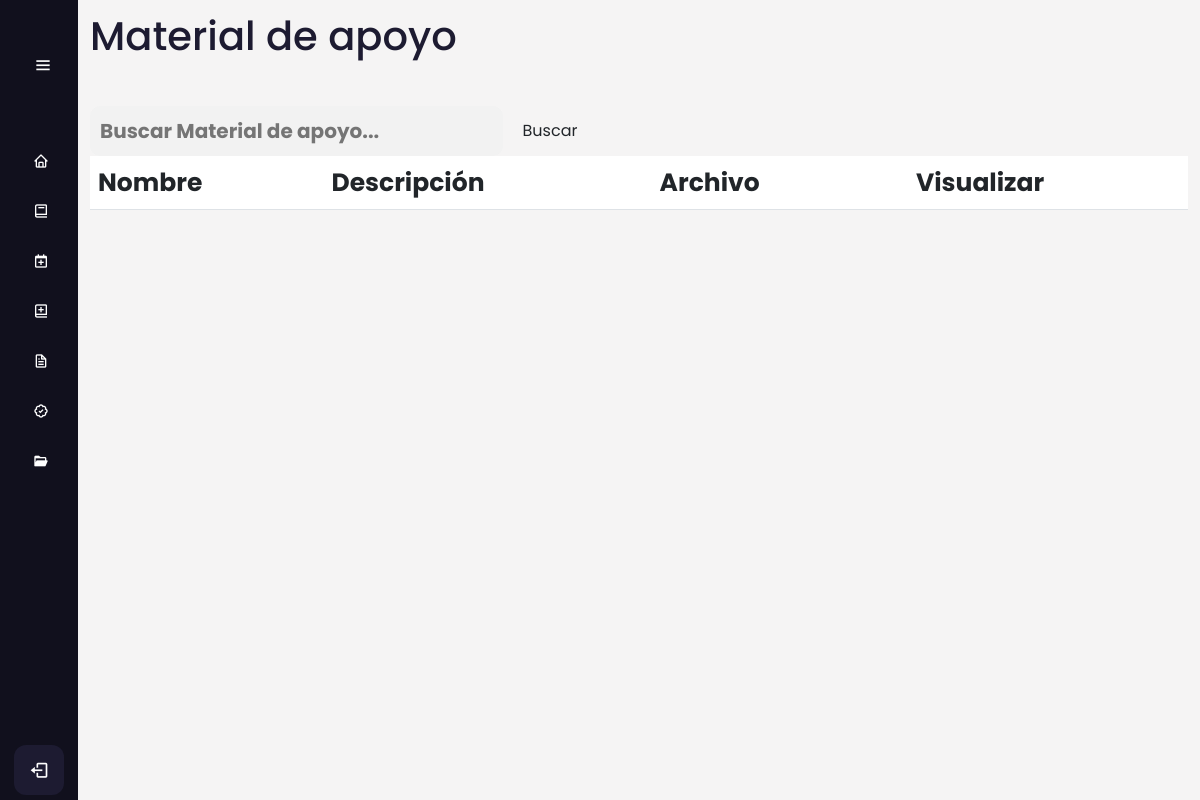
Before: /cursos/MaterialApoyo/ with the older database file.
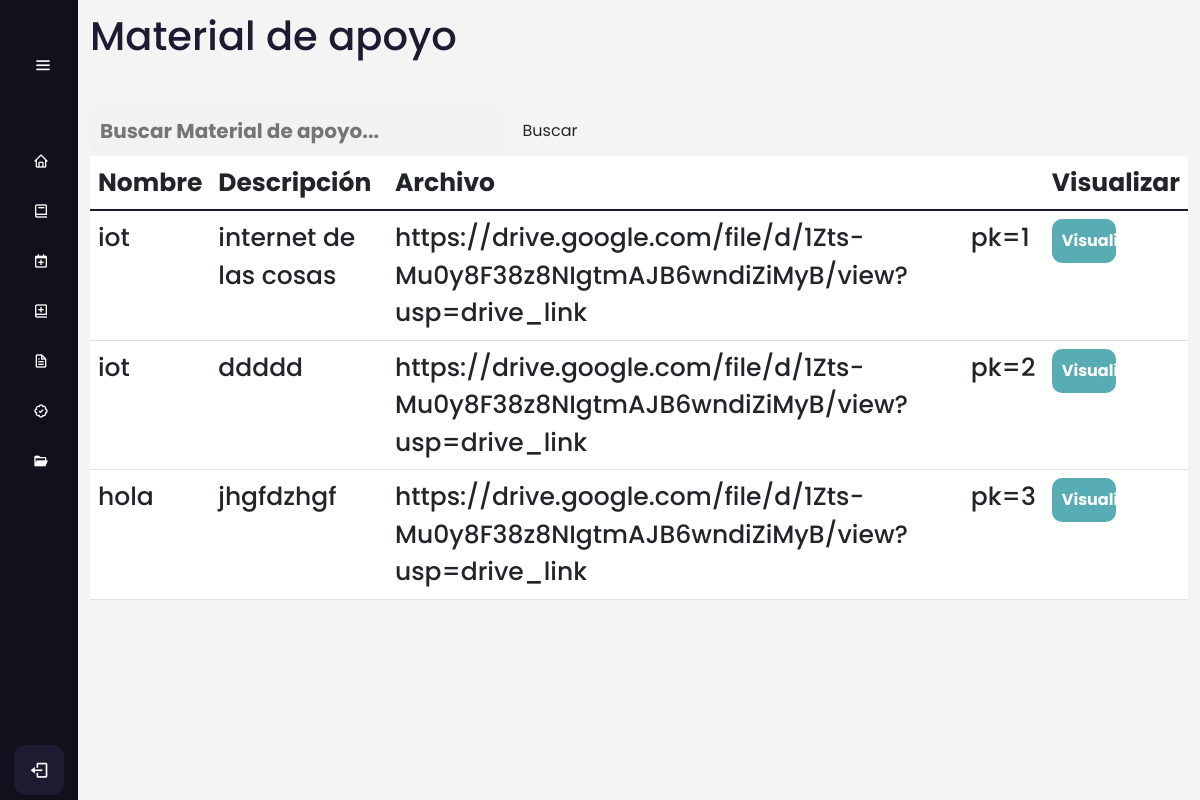
After: the same page with the newer database file.
### AppCursos/models.py (models this page shows, shortened)
class MaterialApoyo(models.Model):
     NombreMaterialApoyo = models.CharField(max_length=255)
     DescripcionMaterialApoyo = models.TextField()
     Archivo = models.URLField()  # Para almacenar la URL del archivo en Google Drive
     id_curso= models.ForeignKey(Cursos, on_delete=models.CASCADE,null=True) #Se crea la relacion a cursos

### AppCursos/views.py (the view)
# urls.py: path('MaterialApoyo/', MaterialApoyoListView.as_view(), name='material_list'),
class MaterialApoyoListView(View):
    def get(self, request):
        materiales = MaterialApoyo.objects.all()
        return render(request, 'material_apoyo/material_list.html', {'materiales': materiales})

### Templates/material_apoyo/material_list.html
{% extends 'Layout/Base.html' %}
{% load static %}
{% block content %}
<link rel="stylesheet" href="{% static 'Css/Curso.css' %}">
<div class="home_content">
    <div class="text">
        <h1> Material de apoyo </h1>
        <br>
        <form class="search" action="{% url 'filtrar_material' %}" method="GET">
            <input type="text" class="search-bar" name="search" placeholder="Buscar Material de apoyo...">
            <input type="submit" class="btn search-btn" value="Buscar">
        </form>
        <div class="table-responsive">
            <table class="table table-hover" id="tablam">
                <thead>
                    <tr>
                        <th scope="col">Nombre</th>
                        <th scope="col">Descripción</th>
                        <th scope="col">Archivo</th>
                        <th scope="col"></th>
                        <th scope="col">Visualizar</th>
                    </tr>
                </thead>
                <tbody class="table-group-divider">
                    {% for material in materiales %}
                    <tr>
                        <td>{{ material.NombreMaterialApoyo }}</td>
                        <td>{{ material.DescripcionMaterialApoyo }}</td>
                        <td>{{ material.Archivo }}</td>
                        <td>pk={{ material.pk }}</td>
                        <td>
                            <a href="{% url 'material_detalle' pk=material.pk %}">
                                <button class="editar">
                                    Visualizar
                                </button>
                            </a>
                        </td>
                    </tr>
                    {% endfor %}
                </tbody>
            </table>
        </div>
{% endblock %}

### Templates/Layout/Base.html (shortened to what this page needs)
{% load static %}
<!DOCTYPE html>
<html lang="en">
<head>
    <link rel="stylesheet" href="{% static 'Css/Estilo.css' %}">
    <link href='https://unpkg.com/boxicons@2.1.4/css/boxicons.min.css' rel='stylesheet'>
    <link rel="stylesheet" href="https://cdn.jsdelivr.net/npm/bootstrap@5.3.0-alpha3/dist/css/bootstrap.min.css">
</head>
<body>
    {% include 'includes/nav.html' %}
    <main>
        {% block content %}{% endblock %}
    </main>
</body>
</html>

### Templates/includes/nav.html (shortened to what this page needs)
{% load static %}
<div class="sidebar">
    <div class="logo_content">
        <i class='bx bx-menu' id="btn"></i>
    </div>
    <ul class="nav_list">
        <li>
            <a href="{% url 'home' %}">
                <i class='bx bx-home'></i>
            </a>
        </li>
        <li>
            <a href="{% url 'cursos' %}">
                <i class='bx bx-book'></i>
            </a>
        </li>
        <li>
            <a href="{% url 'modulos' %}">
                <i class='bx bx-calendar-plus'></i>
            </a>
        </li>
        <li>
            <a href="{% url 'clase' %}">
                <i class='bx bx-book-add'></i>
            </a>
        </li>
        <li>
            <a href="{% url 'evaluacion' %}">
                <i class='bx bx-file'></i>
            </a>
        </li>
        <li>
            <a href="#">
                <i class='bx bx-badge-check'></i>
            </a>
        </li>
        <li>
            <a href="{% url 'material_list' %}">
                <i class='bx bxs-folder-open'></i>
            </a>
        </li>
    </ul>
    <div class="profile_content">
        <div class="profile">
            <i class='bx bx-log-out' id="log_out"></i>
        </div>
    </div>
</div>

### static/Css/Estilo.css (style rules this page uses)
* { margin: 0; padding: 0; box-sizing: border-box; font-family: "Poppins", sans-serif; }
body { position: relative; min-height: 100vh; width: 100%; overflow: hidden; }
.sidebar { position: fixed; z-index: 1; top: 0; left: 0; height: 100%; width: 78px; background: #11101d; padding: 6px 14px; transition: all 0.5s ease; }
.sidebar #btn { color: white; position: absolute; left: 55%; top: 6px; top: 40px; font-size: 20px; height: 80px; width: 80px; text-align: center; line-height: 50px; transform: translateX(-50%); }
.sidebar ul i { position: relative; left: -35px; }
.sidebar ul { margin-top:80px; }
.sidebar ul li { position: relative; height: 50px; width: 100%; margin: 0 5px; list-style: none; line-height: 50px; }
.sidebar ul li a { color: white; display: flex; align-items: center; text-decoration: none; transition: all 0.4s ease; border-radius: 12px; white-space: nowrap; }
.sidebar ul li i { height: 50px; min-width: 50px; border-radius: 12px; line-height: 50px; text-align: center; }
.sidebar .profile_content { position: absolute; color: white; bottom: 0; left: 0; width: 100%; }
.sidebar .profile_content .profile { position: relative; padding: 10px 6px; height: 60px; transition: all 0.4s ease; background: none; }
.profile #log_out { position: absolute; bottom: 5px; left: 50%; transform: translateX(-50%); min-width: 50px; line-height: 50px; font-size: 20px; border-radius: 12px; text-align: center; transition: all 0.4s ease; background: #1d1b31; }

### static/Css/Curso.css (style rules this page uses)
body { margin: 0; padding: 0; box-sizing: border-box; background-color: #f2f0f0b4; overflow-y: scroll; }
.home_content { position: absolute; height: 100%; width: calc(100% - 78px); left: 78px; transition: all 0.5s ease; }
.home_content .text { font-size: 25px; font-weight: 500; color: #1d1b31; margin: 12px; }
button { width: 50%; padding: 10px; border: none; border-radius: 10px; background-color: #58acb4; color: #fff; font-size: 16px; font-weight: bold; cursor: pointer; }
input[type="text"], #id_duracion_curso, #id_iconoCurso, #id_numero_intentos, #id_instrucciones_evaluacion { background-color: #f2f2f2; border: none; border-radius: 10px; outline: none; padding: 10px; transition: all 0.3s ease; font-size: 20px; font-weight: bold; color: #333; }

Changed rows visible on the page:
added MaterialApoyo: NombreMaterialApoyo "iot", DescripcionMaterialApoyo "internet de las cosas", Archivo "https://drive.google.com/file/d/1Zts-Mu0y8F38z8NIgtmAJB6wndiZiMyB/view?usp=drive_link", pk "1"
added MaterialApoyo: NombreMaterialApoyo "iot", DescripcionMaterialApoyo "ddddd", Archivo "https://drive.google.com/file/d/1Zts-Mu0y8F38z8NIgtmAJB6wndiZiMyB/view?usp=drive_link", pk "2"
added MaterialApoyo: NombreMaterialApoyo "hola", DescripcionMaterialApoyo "jhgfdzhgf", Archivo "https://drive.google.com/file/d/1Zts-Mu0y8F38z8NIgtmAJB6wndiZiMyB/view?usp=drive_link", pk "3"
